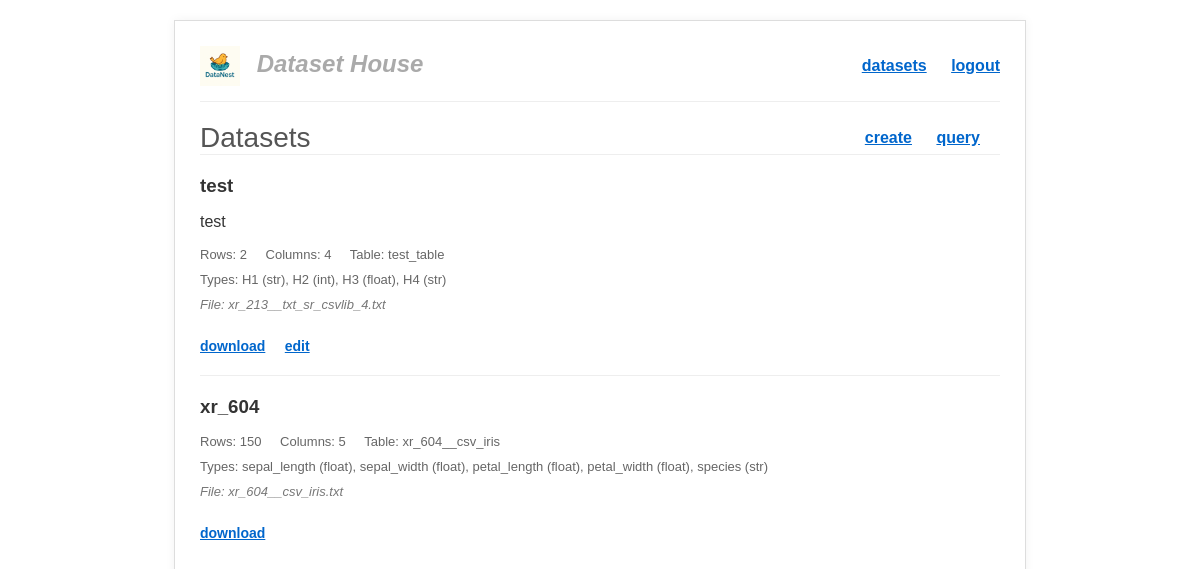
Screenshot of / (signed in) with the database file from the repository.
### models.py (models this page shows)
class DatasetMetadata(db.Model):
    id = db.Column(db.Integer, primary_key=True)
    name = db.Column(db.String(150), nullable=False)
    description = db.Column(db.Text)
    file_path = db.Column(db.String(200))
    table_name = db.Column(db.String(100), unique=True, nullable=False)
    original_filename = db.Column(db.String(200))
    row_count = db.Column(db.Integer)
    column_count = db.Column(db.Integer)
    column_types = db.Column(db.Text)
    created_at = db.Column(db.DateTime, default=datetime.utcnow)
    user_id = db.Column(db.Integer, db.ForeignKey('user.id'), nullable=False)
    @property #可以让一个函数以属性的形式被访问，如DatasetMetadata.owner_id 不需要加()
    def owner_id(self):
        return self.user_id

### routes/dataset.py (the view)
@dataset_bp.route('/')
@login_required # 只有登录用户才能看
def dashboard():
    all_datasets = DatasetMetadata.query.all()
    return render_template('datasets.html', datasets=all_datasets)

### templates/datasets.html (shortened to what this page needs)
<!DOCTYPE html>
<html lang="en">
<head>
    <link rel="stylesheet" href="{{ url_for('static', filename='css/style.css') }}">
</head>
<body>
    <header>
        <div class="logo" title="Group 06">
            <img src="{{ url_for('static', filename='logo.png') }}" alt="Logo" style="height: 40px; vertical-align: middle; margin-right: 10px;">
            Dataset House
        </div>
        <nav>
            <a href="{{ url_for('dataset.dashboard') }}">datasets</a>
            <a href="{{ url_for('auth.logout') }}">logout</a>
        </nav>
    </header>
<div class="page-title-actions">
        <h2>Datasets</h2>
        <div class="actions">
            <a href="{{ url_for('dataset.create') }}">create</a>
            <a href="{{ url_for('query.sql_query') }}">query</a>
        </div>
    </div>
    <div class="dataset-list">
        {% for dataset in datasets %}
        <div class="dataset-item">
            <h3 class="dataset-title">{{ dataset.name }}</h3>
            <p>{{ dataset.description }}</p>
            <div class="dataset-meta">
                <span>Rows: {{ dataset.row_count }}</span>
                <span>Columns: {{ dataset.column_count }}</span>
                <span>Table: {{ dataset.table_name }}</span>
            </div>
            <div class="dataset-meta">
                <span>Types: {{ dataset.column_types }}</span>
            </div>
            <div class="dataset-subtext">
                File: {{ dataset.original_filename }}
            </div>
            <div class="actions item-actions">
                <a href="{{ url_for('dataset.download', dataset_id=dataset.id) }}">download</a>
                {% if session.get('_user_id')|int == dataset.owner_id %}
                    <a href="{{ url_for('dataset.edit', dataset_id=dataset.id) }}">edit</a>
                {% endif %}
            </div>
        </div>
        {% else %}
            <p>No datasets found. Create one!</p>
        {% endfor %}
    </div>
</body>
</html>

### static/css/style.css (style rules this page uses)
body { font-family: Arial, sans-serif; color: #333; max-width: 800px; margin: 20px auto; padding: 25px; border: 1px solid #ddd; box-shadow: 0 0 10px rgba(0,0,0,0.05); }
header { display: flex; justify-content: space-between; align-items: center; border-bottom: 1px solid #eee; padding-bottom: 15px; margin-bottom: 20px; }
.logo { font-size: 24px; font-weight: bold; color: #aaa; font-style: italic; text-decoration: none; }
nav a { margin-left: 20px; text-decoration: underline; color: #0066cc; font-weight: bold; font-size: 16px; }
h2 { font-weight: normal; font-size: 28px; margin-top: 0; color: #555; border-bottom: 1px solid #eee; padding-bottom: 10px; }
.page-title-actions { display: flex; justify-content: space-between; align-items: center; border-bottom: 1px solid #eee; margin-bottom: 20px; }
.page-title-actions h2 { border-bottom: none; margin-bottom: 0; padding-bottom: 0; }
.page-title-actions .actions { margin-top: 0; }
.actions { margin-top: 25px; }
.actions a { margin-right: 20px; text-decoration: underline; color: #0066cc; font-weight: bold; font-size: 16px; }
.item-actions a { font-size: 14px; margin-right: 15px; }
.dataset-list { margin-top: 20px; }
.dataset-item { border-bottom: 1px solid #eee; padding-bottom: 20px; margin-bottom: 20px; }
.dataset-item:last-child { border-bottom: none; }
h3.dataset-title { margin-top: 0; margin-bottom: 5px; }
.dataset-meta { font-size: 13px; color: #666; margin-bottom: 10px; }
.dataset-meta span { margin-right: 15px; }
.dataset-subtext { font-size: 13px; color: #777; font-style: italic; margin-bottom: 10px; }

### rows the page displays
DatasetMetadata: name "test", description "test", row_count "2", column_count "4", table_name "test_table", column_types "H1 (str), H2 (int), H3 (float), H4 (str)", original_filename "xr_213__txt_sr_csvlib_4.txt"
DatasetMetadata: name "xr_604", row_count "150", column_count "5", table_name "xr_604__csv_iris", column_types "sepal_length (float), sepal_width (float), petal_length (float), petal_width (float), species (str)", original_filename "xr_604__csv_iris.txt"
